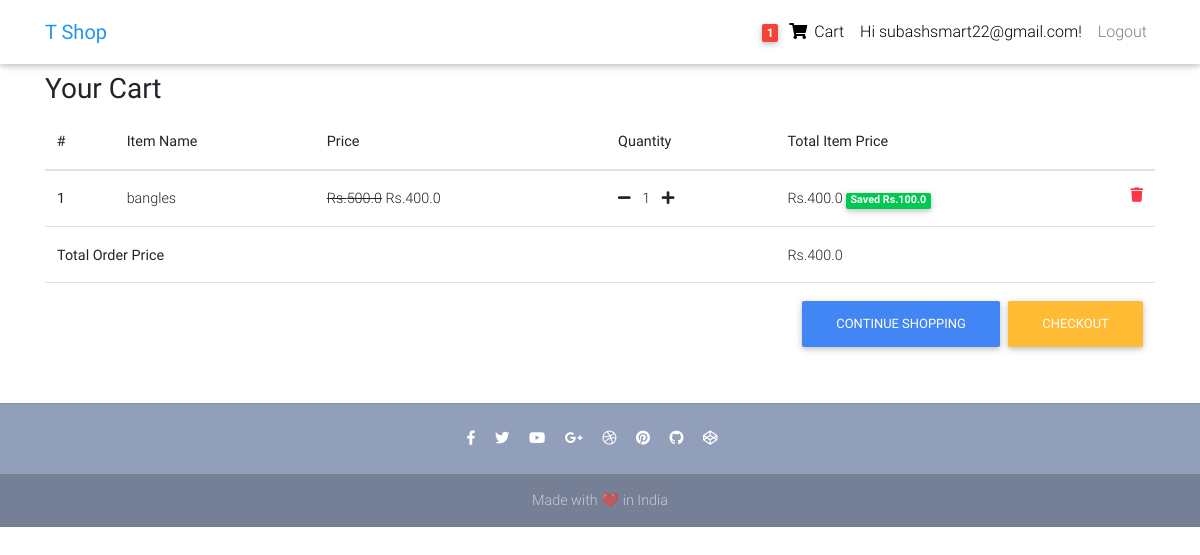
Before: /order-summary (signed in) with the older database file.
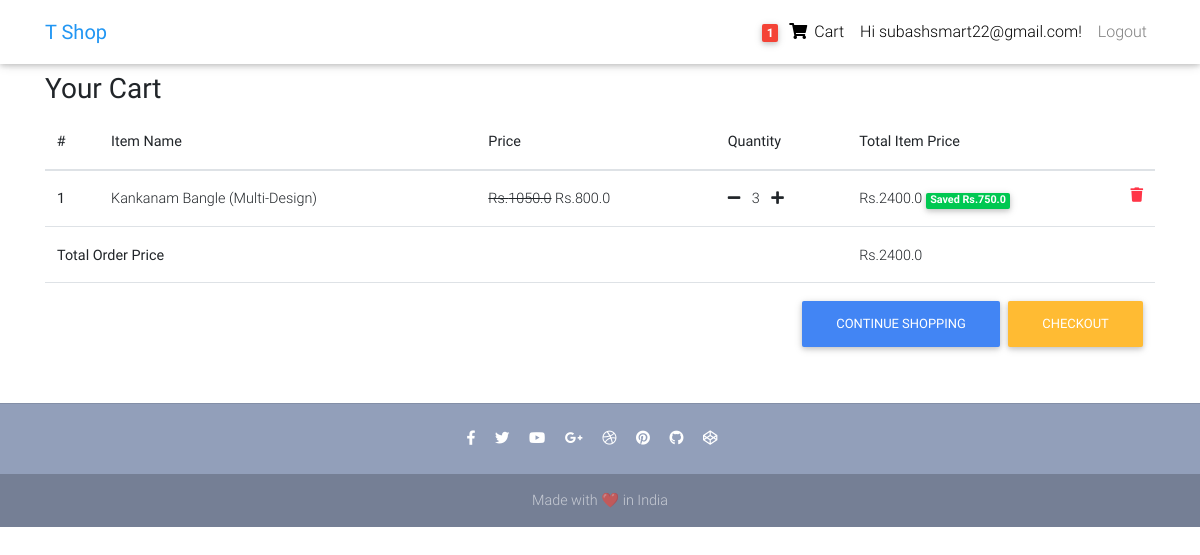
After: the same page with the newer database file.
### core/models.py (models this page shows, shortened)
class OrderItem(models.Model) :
    user = models.ForeignKey(settings.AUTH_USER_MODEL,
                             on_delete=models.CASCADE)
    ordered = models.BooleanField(default=False)
    item = models.ForeignKey(Item, on_delete=models.CASCADE)
    quantity = models.IntegerField(default=1)
    def get_total_item_price(self):
        return self.quantity * self.item.price
    def get_discount_item_price(self):
        return self.quantity * self.item.discount_price
    def get_amount_saved(self):
        return self.get_total_item_price() - self.get_discount_item_price()
    def get_final_price(self):
        if self.item.discount_price:
            return self.get_discount_item_price()
        return self.get_total_item_price()

class Item(models.Model) :
    item_name = models.CharField(max_length=100)
    price = models.FloatField()
    discount_price = models.FloatField(blank=True, null=True)
    category = models.CharField(choices=CATEGORY, max_length=2)
    label = models.CharField(choices=LABEL, max_length=2)
    description = models.TextField()
    photo=models.ImageField(upload_to='job/photos/',blank=True,null=True)
    seller = models.ForeignKey(settings.AUTH_USER_MODEL,
                             on_delete=models.CASCADE,null=True)
    sellercom=models.CharField(max_length=100,blank=True,null=True)

class Order(models.Model) :
    user = models.ForeignKey(settings.AUTH_USER_MODEL, on_delete=models.CASCADE)
    items = models.ManyToManyField(OrderItem)
    start_date = models.DateTimeField(auto_now_add=True)
    ordered_date = models.DateTimeField()
    ordered = models.BooleanField(default=False)
    checkout_address = models.ForeignKey(
        'CheckoutAddress', on_delete=models.SET_NULL, blank=True, null=True)
    def get_total_price(self):
        total = 0
        for order_item in self.items.all():
            total += order_item.get_final_price()
        return total

### core/views.py (the view)
# urls.py: path('order-summary', OrderSummaryView.as_view(),
class OrderSummaryView(LoginRequiredMixin, View):
    def get(self, *args, **kwargs):
        try:
            order = Order.objects.get(user=self.request.user, ordered=False)
            context = {
                'object': order
            }
            return render(self.request, 'order_summary.html', context)
        except ObjectDoesNotExist:
            messages.error(self.request, "You do not have an order")
            return redirect("/")

### core/templatetags/cart_template_tags.py (called while the page is built)
@register.filter
def cart_item_count(user) :
    if user.is_authenticated :
        qs = Order.objects.filter(user=user, ordered=False)
        if qs.exists() :
            return qs[0].items.count()
    return 0

### core/templates/order_summary.html (shortened to what this page needs)
{% extends 'base.html' %}
{% block content %}
<main>
    <div class= "container">
        <div class="table-responsive text-nowrap">
    <h3>
        <strong>Your Cart</strong>
    </h3>
    <table class="table">
        <thead>
        <tr>
            <th scope="col">#</th>
            <th scope="col">Item Name</th>
            <th scope="col">Price</th>
            <th scope="col">Quantity</th>
            <th scope="col">Total Item Price</th>
        </tr>
        </thead>
        <tbody>
        {% for order_item in object.items.all %}
        <tr>
            <th scope="row">{{ forloop.counter }}</th>
            <td>{{ order_item.item.item_name }}</td>
            <td>
            {% if order_item.item.discount_price %}
                <del>Rs.{{ order_item.item.price}}</del>
                Rs.{{ order_item.item.discount_price }}
            {% else %}
                Rs.{{ order_item.item.price}}
            {% endif %}
            </td>
            <td>
                <a href="{% url 'core:reduce-quantity-item' order_item.item.pk %}"><i class="fas fa-minus mr-2"></i></a>
                {{ order_item.quantity }}
                <a href="{% url 'core:add-to-cart' order_item.item.pk %}"><i class="fas fa-plus ml-2"></i></a>
            </td>
            <td>
            {% if order_item.item.discount_price %}
                Rs.{{ order_item.get_discount_item_price }}
                <span class="badge badge-success" >Saved Rs.{{ order_item.get_amount_saved }}</span>
            {% else %}
                Rs.{{ order_item.get_total_item_price}}
            {% endif %}
             <a href="{% url 'core:remove-from-cart' order_item.item.pk %}">
                <i class="fas fa-trash float-right text-danger"></i>
             </a>
            </td>
        </tr>
        {% endfor %}
        {% if object.get_total_price %}
        <tr>
            <td colspan="4"><b>Total Order Price</b></td>
            <td>Rs.{{ object.get_total_price }}</td>
        </tr>
         <tr>
            <td colspan="5">
                <a href="/checkout/" class="btn btn-warning float-right ml-2">Checkout</a>
                <a href="/" class="btn btn-primary float-right">Continue Shopping</a>
            </td>
        </tr>
        {% endif %}
        </tbody>
    </table>
        </div>
    </div>
</main>
{% endblock content %}

Changed rows visible on the page:
removed OrderItem: item.item_name "bangles", item.price "500.0", item.discount_price "400.0", quantity "1", get_discount_item_price "400.0", get_amount_saved "100.0"
now on this page (row unchanged): OrderItem: item.item_name "Kankanam Bangle (Multi-Design)", item.price "1050.0", item.discount_price "800.0", quantity "3", get_discount_item_price "2400.0", get_amount_saved "750.0"
computed for Order: get_total_price "400.0" → "2400.0"
